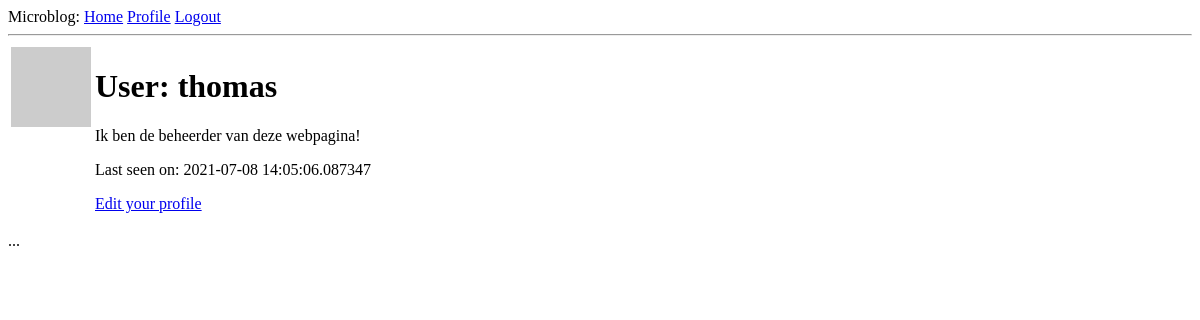
Before: /user/thomas (signed in) with the older database file.
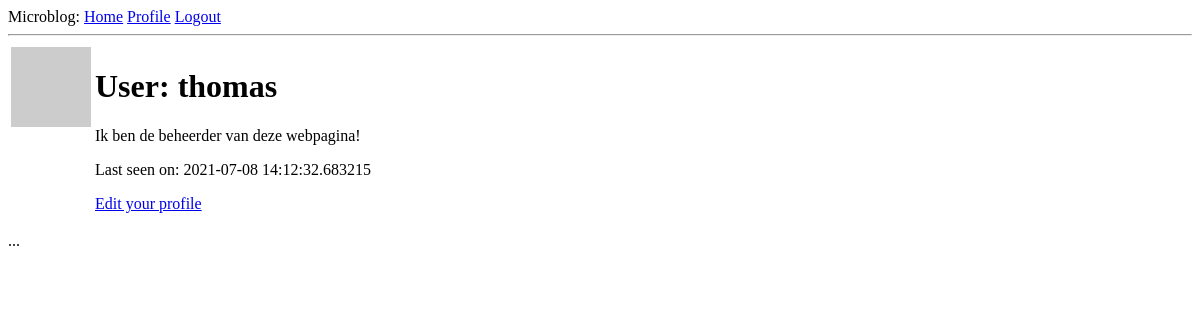
After: the same page with the newer database file.
### app/models.py (models this page shows, shortened)
class User(UserMixin, db.Model):
    id = db.Column(db.Integer, primary_key=True)
    username = db.Column(db.String(64))
    email = db.Column(db.String(128))
    password_hash = db.Column(db.String(128))
    admin_access = db.Column(db.Boolean)
    about_me = db.Column(db.String(140))
    last_seen = db.Column(db.DateTime, default=datetime.utcnow)
    def avatar(self, size):
        digest = md5(self.email.lower().encode('utf-8')).hexdigest()
        return 'https://www.gravatar.com/avatar/{}?d=identicon&s={}'.format(digest, size)

### app/routes.py (the view)
@app.route('/user/<username>')
@login_required
def user(username):
    user = User.query.filter_by(username=username).first_or_404()
    posts = [
        {'author':user, 'body': 'tekst 1'},
        {'author':user, 'body': 'tekst 2'}
    ]
    return render_template('user.html', user=user, posts=posts)

### app/models.py (called while the page is built)
@login.user_loader
def load_user(id):
    return User.query.get(int(id))

### app/routes.py (called while the page is built)
@app.before_request
def before_request():
    if current_user.is_authenticated:
        current_user.last_seen = datetime.utcnow()
        db.session.commit()

### app/templates/user.html
{% extends "base.html" %}
{% block content %}
    <table>
        <tr valign="top">
            <td><img src="{{ user.avatar(128) }}"></td>
            <td>
                <h1>User: {{ user.username }}</h1>
                {% if user.about_me %}<p>{{ user.about_me }}</p>{% endif %}
                {% if user.last_seen %}<p>Last seen on: {{ user.last_seen }}</p>{% endif %}
                {% if user == current_user %}
                <p><a href="{{ url_for('edit_profile') }}">Edit your profile</a></p>
                {% endif %}
            </td>
        </tr>
    </table>
    ...
{% endblock %}

### app/templates/base.html (shortened to what this page needs)
<!DOCTYPE html>
<html>
    <head>
    </head>
    <body>
      <div>
        Microblog:
        <a href="{{ url_for('index') }}">Home</a>
        {% if current_user.is_anonymous %}
        <a href="{{ url_for('login') }}">Login</a>
        {% else %}
        <a href="{{ url_for('user', username=current_user.username) }}">Profile</a>
        <a href="{{ url_for('logout') }}">Logout</a>
        {% endif %}
      </div>
      <hr>
      {% block content %}{% endblock %}
    </body>
</html>

Changed rows visible on the page:
changed User "thomas": last_seen "2021-07-08 14:05:06.087347" → "2021-07-08 14:12:32.683215"
